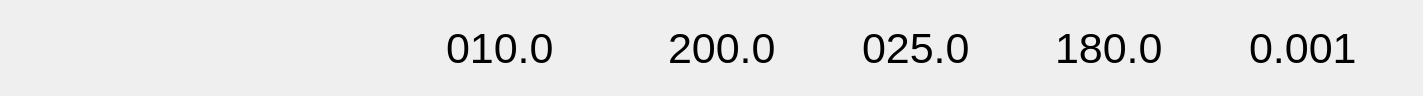
<?xml version="1.0" encoding="UTF-8"?>
<ui version="4.0">
 <class>DeviceForm</class>
 <widget class="QWidget" name="DeviceForm">
  <property name="geometry">
   <rect>
    <x>0</x>
    <y>0</y>
    <width>1423</width>
    <height>96</height>
   </rect>
  </property>
  <property name="sizePolicy">
   <sizepolicy hsizetype="Minimum" vsizetype="Preferred">
    <horstretch>0</horstretch>
    <verstretch>0</verstretch>
   </sizepolicy>
  </property>
  <property name="minimumSize">
   <size>
    <width>0</width>
    <height>96</height>
   </size>
  </property>
  <property name="windowTitle">
   <string>Form</string>
  </property>
  <layout class="QGridLayout" name="gridLayout">
   <item row="0" column="3">
    <widget class="QWidget" name="stateWidget" native="true">
     <property name="minimumSize">
      <size>
       <width>50</width>
       <height>0</height>
      </size>
     </property>
    </widget>
   </item>
   <item row="0" column="11">
    <widget class="QLabel" name="voltageLabel">
     <property name="sizePolicy">
      <sizepolicy hsizetype="Minimum" vsizetype="Preferred">
       <horstretch>0</horstretch>
       <verstretch>0</verstretch>
      </sizepolicy>
     </property>
     <property name="font">
      <font>
       <pointsize>32</pointsize>
      </font>
     </property>
     <property name="text">
      <string>180.0</string>
     </property>
    </widget>
   </item>
   <item row="0" column="7">
    <widget class="QLabel" name="currentLabel">
     <property name="sizePolicy">
      <sizepolicy hsizetype="Minimum" vsizetype="Preferred">
       <horstretch>0</horstretch>
       <verstretch>0</verstretch>
      </sizepolicy>
     </property>
     <property name="font">
      <font>
       <pointsize>32</pointsize>
      </font>
     </property>
     <property name="text">
      <string>200.0</string>
     </property>
    </widget>
   </item>
   <item row="0" column="0">
    <spacer name="horizontalSpacer">
     <property name="orientation">
      <enum>Qt::Horizontal</enum>
     </property>
     <property name="sizeType">
      <enum>QSizePolicy::Maximum</enum>
     </property>
     <property name="sizeHint" stdset="0">
      <size>
       <width>48</width>
       <height>20</height>
      </size>
     </property>
    </spacer>
   </item>
   <item row="0" column="8">
    <spacer name="horizontalSpacer_5">
     <property name="orientation">
      <enum>Qt::Horizontal</enum>
     </property>
     <property name="sizeType">
      <enum>QSizePolicy::Maximum</enum>
     </property>
     <property name="sizeHint" stdset="0">
      <size>
       <width>72</width>
       <height>20</height>
      </size>
     </property>
    </spacer>
   </item>
   <item row="0" column="13">
    <widget class="QLabel" name="delayLabel">
     <property name="sizePolicy">
      <sizepolicy hsizetype="Minimum" vsizetype="Preferred">
       <horstretch>0</horstretch>
       <verstretch>0</verstretch>
      </sizepolicy>
     </property>
     <property name="font">
      <font>
       <pointsize>32</pointsize>
      </font>
     </property>
     <property name="text">
      <string>0.001</string>
     </property>
    </widget>
   </item>
   <item row="0" column="5">
    <widget class="QLabel" name="frequencyLabel">
     <property name="sizePolicy">
      <sizepolicy hsizetype="Minimum" vsizetype="Preferred">
       <horstretch>0</horstretch>
       <verstretch>0</verstretch>
      </sizepolicy>
     </property>
     <property name="minimumSize">
      <size>
       <width>144</width>
       <height>0</height>
      </size>
     </property>
     <property name="font">
      <font>
       <pointsize>32</pointsize>
      </font>
     </property>
     <property name="text">
      <string>010.0</string>
     </property>
    </widget>
   </item>
   <item row="0" column="1">
    <widget class="QWidget" name="linkWidget" native="true">
     <property name="minimumSize">
      <size>
       <width>50</width>
       <height>0</height>
      </size>
     </property>
    </widget>
   </item>
   <item row="0" column="10">
    <spacer name="horizontalSpacer_6">
     <property name="orientation">
      <enum>Qt::Horizontal</enum>
     </property>
     <property name="sizeType">
      <enum>QSizePolicy::Maximum</enum>
     </property>
     <property name="sizeHint" stdset="0">
      <size>
       <width>72</width>
       <height>20</height>
      </size>
     </property>
    </spacer>
   </item>
   <item row="0" column="12">
    <spacer name="horizontalSpacer_7">
     <property name="orientation">
      <enum>Qt::Horizontal</enum>
     </property>
     <property name="sizeType">
      <enum>QSizePolicy::Maximum</enum>
     </property>
     <property name="sizeHint" stdset="0">
      <size>
       <width>72</width>
       <height>20</height>
      </size>
     </property>
    </spacer>
   </item>
   <item row="0" column="6">
    <spacer name="horizontalSpacer_4">
     <property name="orientation">
      <enum>Qt::Horizontal</enum>
     </property>
     <property name="sizeType">
      <enum>QSizePolicy::Maximum</enum>
     </property>
     <property name="sizeHint" stdset="0">
      <size>
       <width>72</width>
       <height>20</height>
      </size>
     </property>
    </spacer>
   </item>
   <item row="0" column="9">
    <widget class="QLabel" name="durationLabel">
     <property name="sizePolicy">
      <sizepolicy hsizetype="Minimum" vsizetype="Preferred">
       <horstretch>0</horstretch>
       <verstretch>0</verstretch>
      </sizepolicy>
     </property>
     <property name="font">
      <font>
       <pointsize>32</pointsize>
      </font>
     </property>
     <property name="text">
      <string>025.0</string>
     </property>
    </widget>
   </item>
   <item row="0" column="2">
    <spacer name="horizontalSpacer_2">
     <property name="orientation">
      <enum>Qt::Horizontal</enum>
     </property>
     <property name="sizeType">
      <enum>QSizePolicy::Maximum</enum>
     </property>
     <property name="sizeHint" stdset="0">
      <size>
       <width>72</width>
       <height>20</height>
      </size>
     </property>
    </spacer>
   </item>
   <item row="0" column="4">
    <spacer name="horizontalSpacer_3">
     <property name="orientation">
      <enum>Qt::Horizontal</enum>
     </property>
     <property name="sizeType">
      <enum>QSizePolicy::Maximum</enum>
     </property>
     <property name="sizeHint" stdset="0">
      <size>
       <width>72</width>
       <height>20</height>
      </size>
     </property>
    </spacer>
   </item>
   <item row="0" column="14">
    <spacer name="horizontalSpacer_8">
     <property name="orientation">
      <enum>Qt::Horizontal</enum>
     </property>
     <property name="sizeType">
      <enum>QSizePolicy::Maximum</enum>
     </property>
     <property name="sizeHint" stdset="0">
      <size>
       <width>48</width>
       <height>20</height>
      </size>
     </property>
    </spacer>
   </item>
  </layout>
 </widget>
 <resources/>
 <connections/>
</ui>
